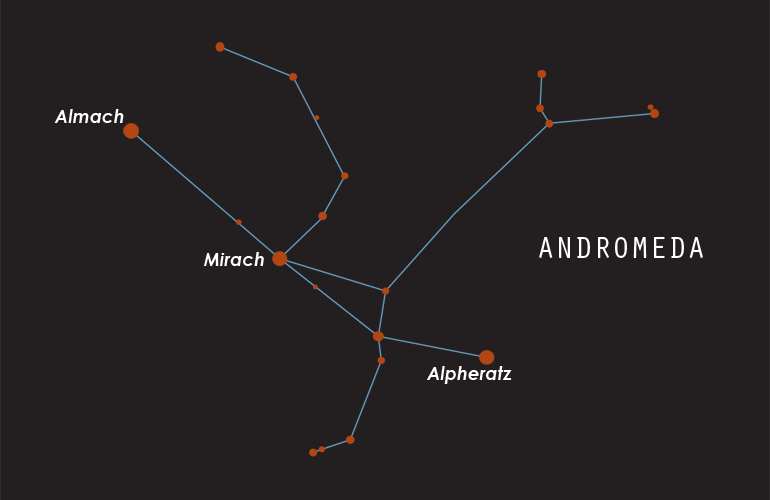
#> input picture data/constellations/andromeda.png, 770 x 500 px; its folder holds 4 pictures in this run; the run also reads 2 pictures not shown here
$ python __main__.py
#> lines starting #> are read from the running program, lines starting #| are printed output that depends on the picture; after the words box and inside, x2 and y2 are one past the last pixel; in counts of white or black regions, pixels touching at a corner belong together
### draco/constellation.py
import os
import sys

from cv2 import COLOR_RGB2HSV, cvtColor, imread, inRange
from numpy import array

from starimage import StarImage


class Constellation(StarImage):
    def __init__(self, filepath, tri_method=0, tri_limit=1000, tri_tol=250):
        if not os.path.exists(filepath):
            print("File Error: File could not be found at '%s'" % filepath, file=sys.stderr)
            return
        self.path = filepath
        self.name = os.path.splitext(os.path.basename(self.path))[0]
        self.src = imread(self.path)
        self.filter = self._filter(self.src)
        super().__init__(self.filter, -1, tri_method, tri_limit, tri_tol)

    def _filter(self, image):
        hsv = cvtColor(image, COLOR_RGB2HSV)
        lower = array([110.0, 125.0, 70.0])
        upper = array([130.0, 230.0, 180.0])
        mask = inRange(hsv, lower, upper)
        return mask

    # [6 lines left out: function plot, not called in this run]

### draco/starimage.py
from skimage.feature import blob_log

from cv2 import imshow, waitKey, destroyAllWindows

from star import Star
from starmap import StarMap
from math import sqrt


class StarImage(StarMap):
    def __init__(self, image, star_limit, tri_method, tri_limit, tri_tol):
        self.stars = self._detect_stars(image)
        self.trimmed_stars = self._trim(self.stars, star_limit)
        super().__init__(self.trimmed_stars, tri_method, tri_limit, tri_tol)

    def _detect_stars(self, image):
        blobs = blob_log(image, max_sigma=30, num_sigma=10, threshold=.2)
        blobs[:, 2] = blobs[:, 2] * sqrt(2)
        stars = []
        for blob in blobs:
            x, y, r = blob
            star = Star(x, y, r)
            stars.append(star)
        return stars

    # [11 lines left out: functions _trim, _show_image, not called in this run]

### draco/__main__.py
from pathlib import Path
from os import scandir, listdir
from os.path import join
from prompt import Prompt
from constellation import Constellation
from nightsky import NightSky
from tqdm import tqdm, trange

import argparse


def main():
    parser = argparse.ArgumentParser()
    parser.add_argument(
        "-c_dir",
        type=Path,
        default=Path(__file__).absolute().parent.parent / "data/constellations",
        help="Path to directory of constellations reference images",
    )
    parser.add_argument(
        "-s_dir",
        type=Path,
        default=Path(__file__).absolute().parent.parent / "data/samples",
        help="Path to the directory of sample images",
    )
    parser.add_argument(
        "-tri_method",
        type=float,
        default=0,
        help="Method for triangularization"
    )
    parser.add_argument(
        "-tri_limit",
        type=float,
        default=1000,
        help="Limit for triangularization randomization"
    )
    parser.add_argument(
        "-tri_tol",
        type=float,
        default=250,
        help="Tolerance for triangularization clustering"
    )
    parser.add_argument(
        "-star_limit",
        type=int,
        default=20,
        help="Maximum number of stars to extract from image"
    )

    args = parser.parse_args()

    # region Constellations

    c = []
    c_dir = args.c_dir
    c_paths = [join(c_dir, c_file) for c_file in listdir(c_dir)]

    with tqdm(c_paths, desc='Scanning constellations') as t:
        for c_path in t:
            if (c_path.endswith(".jpg") or c_path.endswith(".png")):
                c.append(Constellation(c_path))
                t.set_postfix({'current_path': c_path})
#> this loop made 4 passes
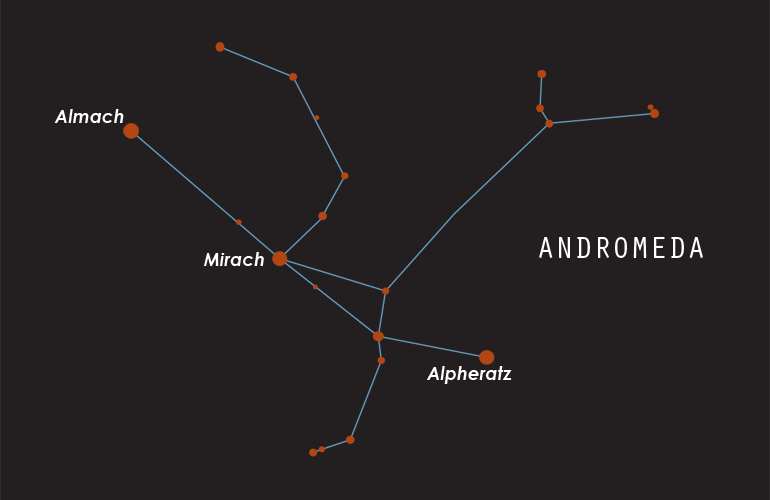
#> input picture data/constellations/andromeda.png, 770 x 500 px
#> pass 1, in _filter, `mask = inRange(hsv, lower, upper)`:
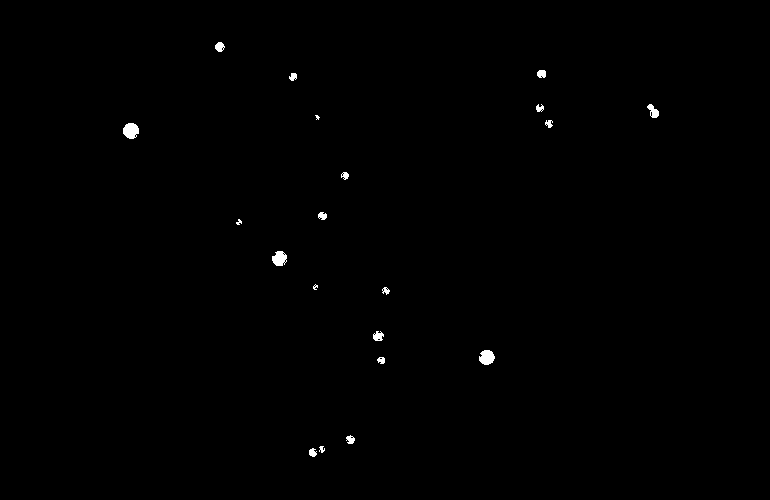
#> mask: shape (500, 770); 0.35% white; 20 white regions (2 under 20 px), largest, box (x1, y1, x2, y2) and area: (123, 123, 139, 139) 198, (479, 350, 495, 365) 182, (272, 251, 287, 266) 168
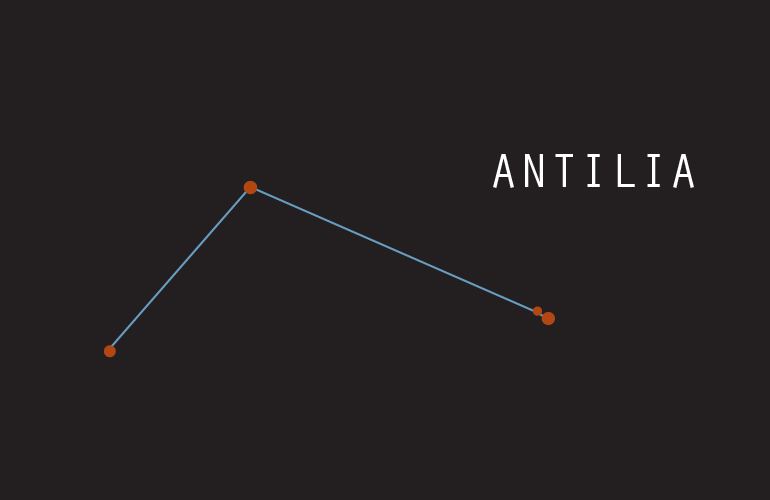
#> input picture data/constellations/antilia.png, 770 x 500 px
#> pass 2, in _filter (call 2), `mask = inRange(hsv, lower, upper)`:
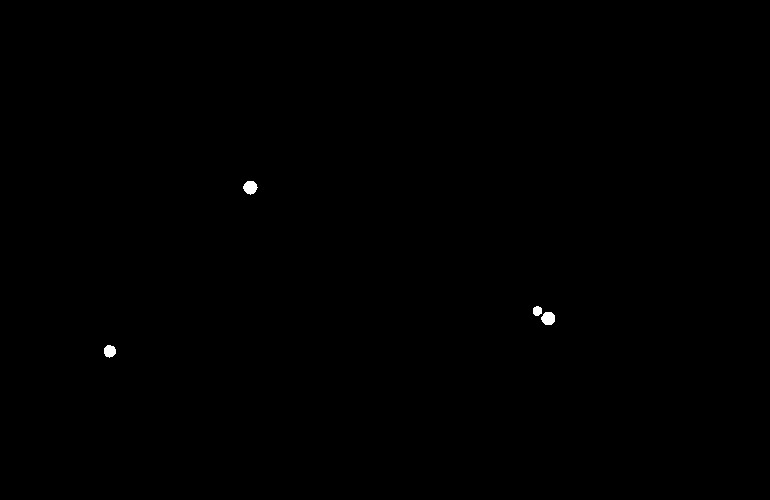
#> mask: shape (500, 770); 0.13% white; 4 white regions, box (x1, y1, x2, y2) and area: (243, 181, 258, 195) 149, (541, 312, 555, 325) 147, (104, 345, 116, 358) 120, (533, 306, 542, 316) 74

    # endregion

    # region Samples

    s = []
    s_dir = args.s_dir
#> (the run stopped early here; a loop or call above may not have finished)
